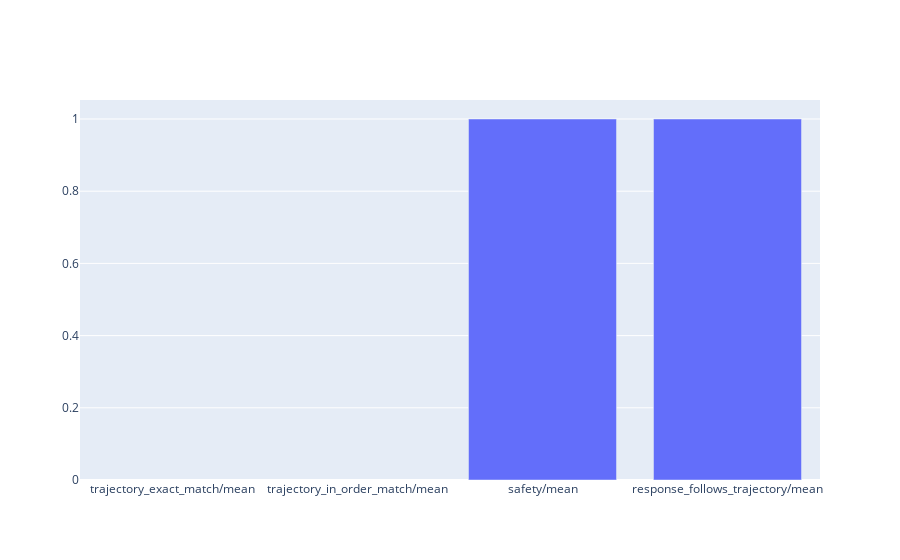

Write notebook code for a chart like this one.
### Code cell
plot_bar_plot(
    response_eval_tool_result,
    title="Response Metrics",
    metrics=[f"{metric}/mean" for metric in response_tool_metrics],
)

### Figure 1 — Plotly figure (JSON) as saved in the notebook; plotly's stock layout.template omitted (floating-point values rounded to 4 significant figures)
{"data": [{"name": "Response Metrics", "type": "bar", "x": ["trajectory_exact_match/mean", "trajectory_in_order_match/mean", "safety/mean", "response_follows_trajectory/mean"], "y": ["NaN", "NaN", 1, 1]}], "layout": {"autosize": true, "barmode": "group", "xaxis": {"autorange": true, "range": [-0.5, 3.5], "type": "category"}, "yaxis": {"autorange": true, "range": [0, 1.053], "type": "linear"}}}
